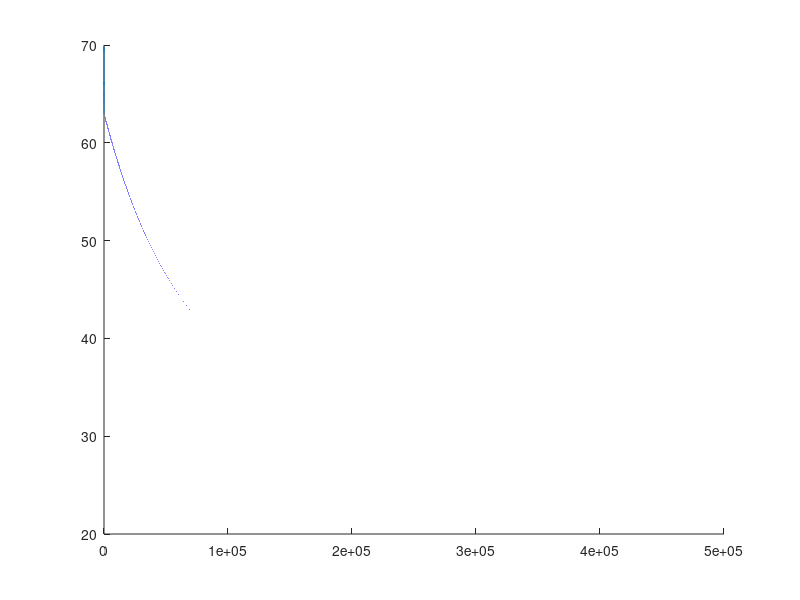
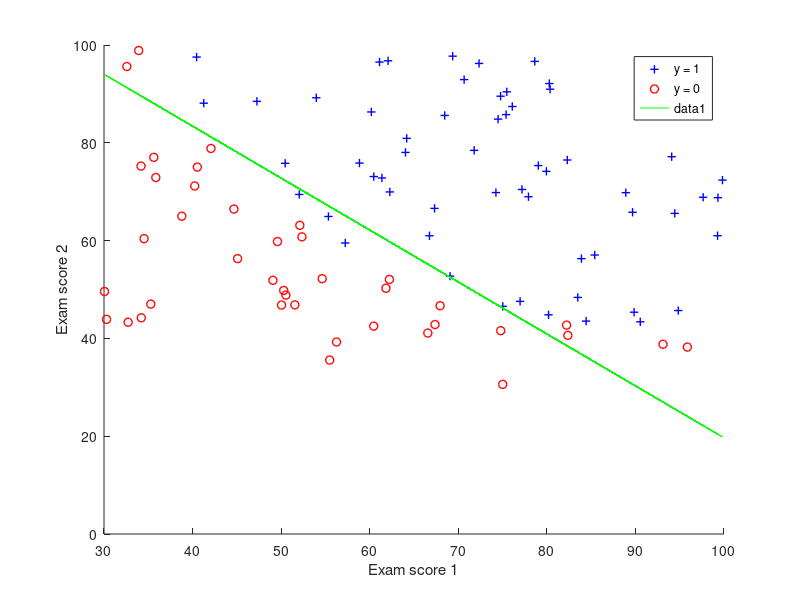

MATLAB code for these plots, in order:
# initialize matrices
data = load('./hw2_data1.txt');
X = data(:, [1,2]);
y = data(:,3);
x1 = X(:,1);        # exam 1 scores
x2 = X(:,2);        # exam 2 scores
m  = length(y);     # length of data
theta0=0;
theta1=0;  
theta2=0;
alpha=0.00001;      # learning rate

# b) logistic regression                      
for i = 1:500000
  thetatx = theta1*x1 + theta2*x2 + theta0;
  p = exp(-1*thetatx);
  t = 1./ (1+p);
  
  # store thatas in temp variables
  temp1 = theta1 - alpha*sum((t - y).*x1);
  temp2 = theta2 - alpha*sum((t - y).*x2);
  temp3 = theta0 - alpha*sum(t - y);
  
  # update theta variables
  theta1 = temp1;
  theta2 = temp2;
  theta0 = temp3;
  
  # calculate t again based on new thata values
  t = 1./ (1 + p);
  
  # objective
  obj = -1 * sum(y.* log(t) + (1 - y).* log(1 - t));
  OBJ(i) = obj; # store so we can compare new to old and break if < then alpha.
  
  # break for loop if objective is less then alpha.
  if (i > 1 && abs(OBJ(i-1)-obj) < alpha)
    break;
  endif
end

figure 1;
hold on;
plot(OBJ);
hold off;

# a) Visualize the data
pos = find(y==1); # accepted score indices
neg = find(y==0); # not accepted score indices

figure 2;
hold on;
plot(X(pos,1),X(pos,2),'b+','linewidth',1);
plot(X(neg,1),X(neg,2),'ro','linewidth',1);
xlabel('Exam score 1');
ylabel('Exam score 2');
legend('y = 1', 'y = 0');

# c) final parameters theta1, theta2
theta1
theta2

yy = (-1/theta2)*(theta1*x1+theta0);  # gradient discent algorithm. x2 = (1/theta2)(-theta1 * x1 - theta0)
plot(x1,yy,'g-');
hold off;